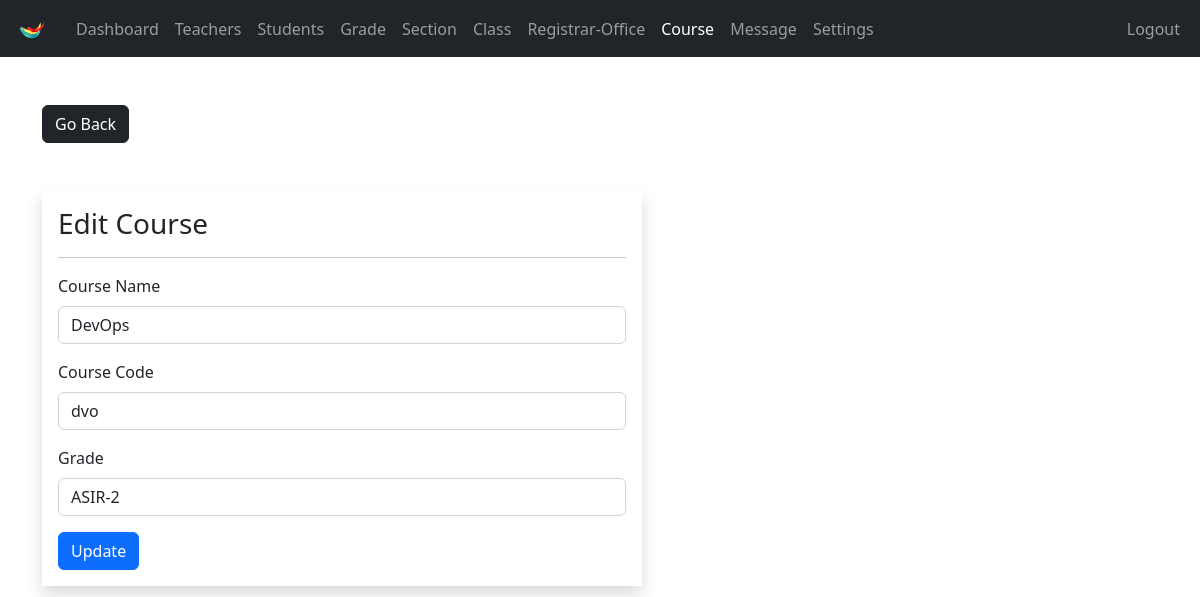
/admin/course-edit.php?course_id=1 (signed in), run on the app's committed database.
### tables this page shows
CREATE TABLE `subjects` (
  `subject_id` int(11) NOT NULL,
  `subject` varchar(31) NOT NULL,
  `subject_code` varchar(31) NOT NULL,
  `grade` int(11) NOT NULL
);

CREATE TABLE `grades` (
  `grade_id` int(11) NOT NULL,
  `grade` varchar(31) NOT NULL,
  `grade_code` varchar(7) NOT NULL
);

### admin/data/subject.php (called while the page is built, shortened)
<?php
function getSubjectById($subject_id, $conn)
{
    $sql = "SELECT * FROM subjects
           WHERE subject_id=?";
    $stmt = $conn->prepare($sql);
    $stmt->execute([$subject_id]);
    if ($stmt->rowCount() == 1) {
        $subject = $stmt->fetch();
        return $subject;
    } else {
        return 0;
    }
}

### admin/data/grade.php (called while the page is built, shortened)
<?php
function getAllGrades($conn)
{
    $sql = "SELECT * FROM grades";
    $stmt = $conn->prepare($sql);
    $stmt->execute();
    if ($stmt->rowCount() >= 1) {
        $grades = $stmt->fetchAll();
        return $grades;
    } else {
        return 0;
    }
}

### admin/course-edit.php (the view, shortened to what this page needs)
<?php
if (
    isset($_SESSION['admin_id']) &&
    isset($_SESSION['role'])     &&
    isset($_GET['course_id'])
) {
    if ($_SESSION['role'] == 'Admin') {
        include "../DB_connection.php";
        include "data/subject.php";
        include "data/grade.php";
        $course_id = $_GET['course_id'];
        $course = getSubjectById($course_id, $conn);
        $grades = getAllGrades($conn);
?>
        <!DOCTYPE html>
        <html lang="en">
        <head>
            <link rel="stylesheet" href="https://cdn.jsdelivr.net/npm/bootstrap@5.2.0/dist/css/bootstrap.min.css">
            <link rel="stylesheet" href="../css/style.css">
            <link rel="stylesheet" href="https://cdnjs.cloudflare.com/ajax/libs/font-awesome/4.7.0/css/font-awesome.min.css">
        </head>
        <body>
            <?php
            include "inc/navbar.php";
            ?>
            <div class="container mt-5">
                <a href="course.php" class="btn btn-dark">Go Back</a>
                <form method="post" class="shadow p-3 mt-5 form-w" action="req/course-edit.php">
                    <h3>Edit Course</h3>
                    <hr>
                    <div class="mb-3">
                        <label class="form-label">Course Name</label>
                        <input type="text" class="form-control" value="<?= $course['subject'] ?>" name="course_name">
                    </div>
                    <div class="mb-3">
                        <label class="form-label">Course Code</label>
                        <input type="text" class="form-control" value="<?= $course['subject_code'] ?>" name="course_code">
                    </div>
                    <div class="mb-3">
                        <label class="form-label">Grade</label>
                        <select name="grade" class="form-control">
                            <?php foreach ($grades as $grade) {
                                $selected = 0;
                                if ($grade['grade_id'] == $course['grade']) {
                                    $selected = 1;
                                }
                            ?>
                                <option value="<?= $grade['grade_id'] ?>" <?php if ($selected) echo "selected"; ?>>
                                    <?= $grade['grade_code'] . '-' . $grade['grade'] ?>
                                </option>
                            <?php } ?>
                        </select>
                    </div>
                    <button type="submit" class="btn btn-primary">
                        Update</button>
                </form>
        </body>
        </html>
<?php
    } else {
        header("Location: course.php");
        exit;
    }
} else {
    header("Location: course.php");
    exit;
}
?>

### css/style.css (style rules this page uses)
.form-w { max-width: 600px; width: 100%; }

### data on the page
subjects: course_name "DevOps", course_code "dvo", grade "ASIR-2"
